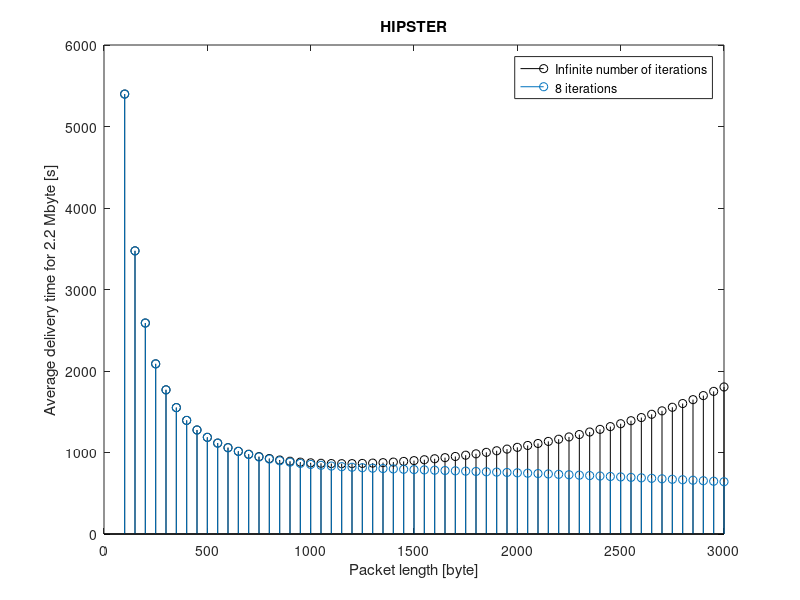
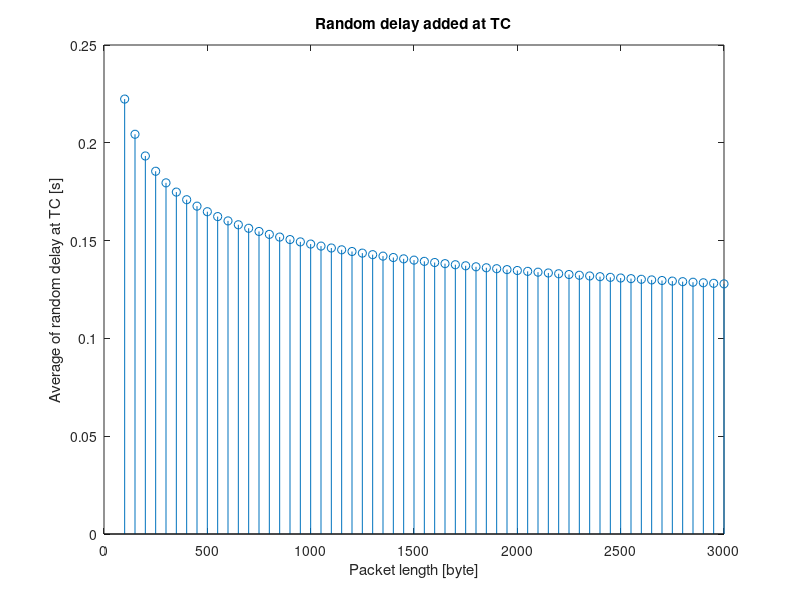
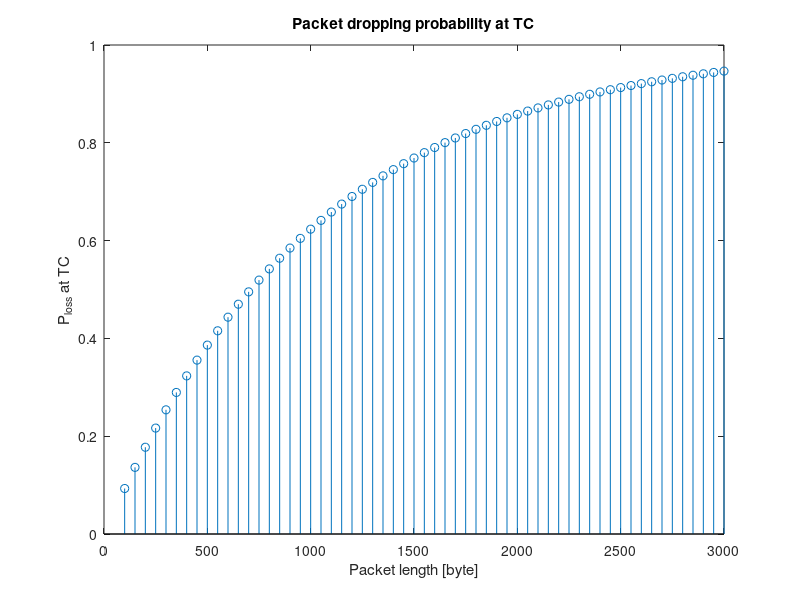
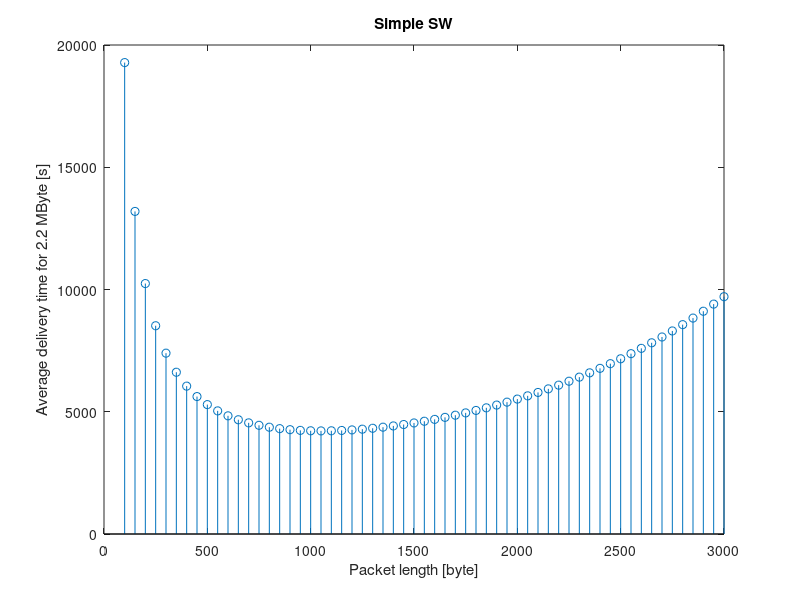

MATLAB code for these plots, in order:
clear all
close all
clc
% compute message delivery time over L for HIPSTER protocol 
%note that the computed times are average time as rand_dl is the average of
%an exp distr

% Given:
tau1 = 40*10^-3; %s
tau2 = 40*10^-3; %s
R1 = 7*10^6; %bit/s
R2 = 7*10^6; %bit/s
H = 20+8+12; %bytes
M = 2.2*10^6; %bytes
comp_wait = 10*10^-3; %s

L = 100:50:3000; %bytes
rand_dl = 1024./log(L).*10^-3; %average!! in s
P_loss = 1 - exp(-L./1024);
number_packets = M./L;

if(comp_wait + (max(L)+H).*8/R1 + tau1 < (max(L)+H).*8/R2 + tau2 + min(rand_dl))
    k = 2*(tau1 + tau2) + H*8*(1/R1 + 1/R2) + 1024/log(12)*10^-3; %constant in L
    T_mat_HIP = k + (L + H)*8/R1 + number_packets.*(rand_dl + (L + 40)*8/R2)./(1-P_loss);%(1 + P_loss + P_loss.^2);
    T_mat_ni = k + (L + H)*8/R1 + number_packets.*(rand_dl + (L + 40)*8/R2).*(1-P_loss.^8)./(1-P_loss);
    disp('The waiting time does not affect performances');
else
    k = 2*(tau1 + tau2) + H*8*(1/R1 + 1/R2) + 1024/log(12)*10^-3; %constant in L
    T_mat_HIP = k + (L + H)*8/R2 + rand_dl + number_packets.*(comp_wait + (L+H).*8/R1)./(1-P_loss) - comp_wait;%(1 + P_loss + P_loss.^2);
    T_mat_ni = k + (L + H)*8/R2 + rand_dl + number_packets.*(comp_wait + (L+H).*8/R1).*(1-P_loss.^8)./(1-P_loss) - comp_wait;
    disp('The waiting time affects performances');
end

[minval, index] = min(T_mat_HIP);
L_min = index*50


figure
stem(L, T_mat_HIP, 'k')
hold on
stem(L, T_mat_ni)
hold off
xlabel('Packet length [byte]');
ylabel('Average delivery time for 2.2 Mbyte [s]');
legend('Infinite number of iterations', '8 iterations');
title('HIPSTER');
figure
stem(L, rand_dl)
xlabel('Packet length [byte]');
ylabel('Average of random delay at TC [s]');
title('Random delay added at TC');
figure
stem(L, P_loss)
title('Packet dropping probability at TC');
xlabel('Packet length [byte]');
ylabel('P_{loss} at TC');


% compute message delivery time for simple stop and wait
t_onetx = (L+H).*8/R1 + tau1 + rand_dl + tau2 + (L+H).*8/R2;
t_oneack = (H)*8/R1 + tau1 + 1024/log(12)*10^-3 + tau2 + (H)*8/R2;

T_mat_SW = number_packets.*(1./(1-P_loss)).*(t_onetx+t_oneack);
figure
stem(L, T_mat_SW)
title('Simple SW');
xlabel('Packet length [byte]');
ylabel('Average delivery time for 2.2 MByte [s]');
